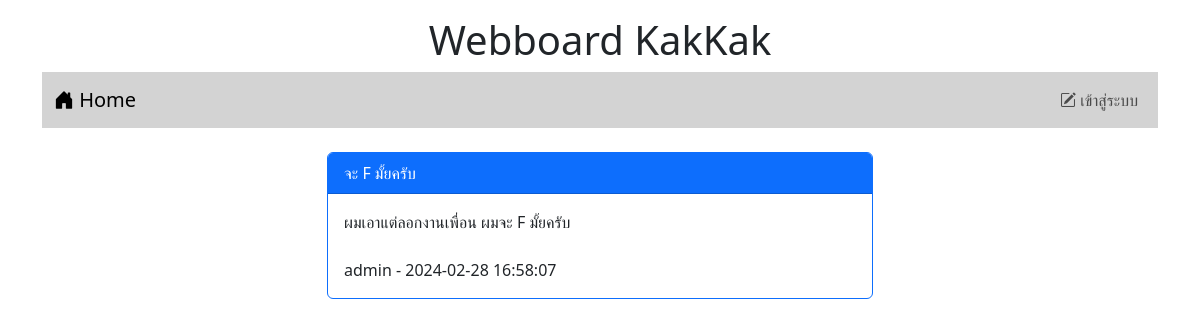
Page /post.php?id=1 on the earlier database version.
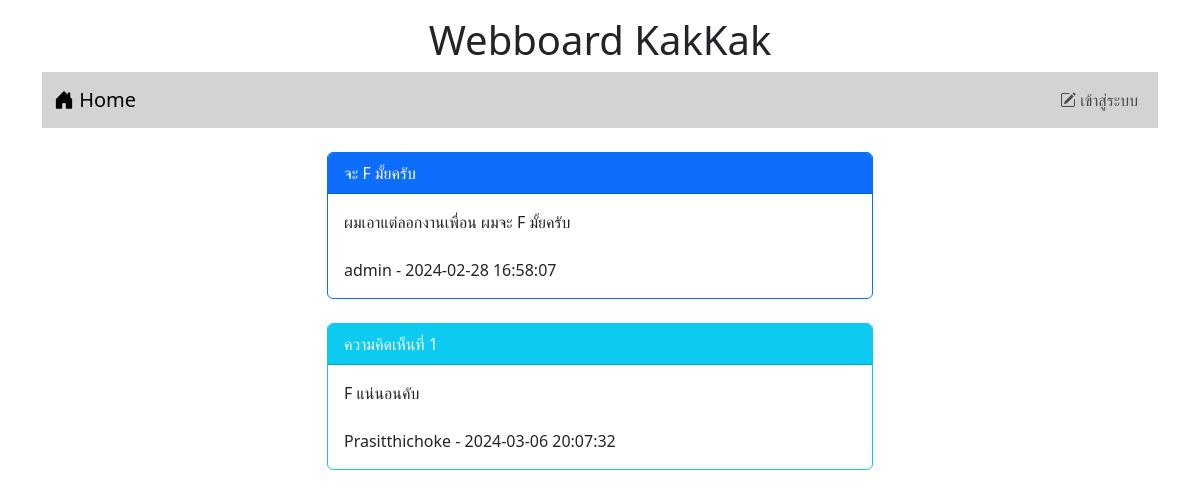
Same page on the later database version.
### tables this page shows
CREATE TABLE `post` (
  `id` int(11) NOT NULL,
  `title` varchar(128) NOT NULL,
  `content` varchar(2048) NOT NULL,
  `post_date` datetime NOT NULL,
  `cat_id` int(11) NOT NULL,
  `user_id` int(11) NOT NULL
);

CREATE TABLE `user` (
  `id` int(11) NOT NULL,
  `login` varchar(32) NOT NULL,
  `password` varchar(64) NOT NULL,
  `name` varchar(64) NOT NULL,
  `gender` char(1) NOT NULL,
  `email` varchar(32) NOT NULL,
  `role` char(1) NOT NULL
);

CREATE TABLE `comment` (
  `id` int(11) NOT NULL,
  `content` mediumtext NOT NULL,
  `post_date` datetime NOT NULL,
  `user_id` int(11) NOT NULL,
  `post_id` int(11) NOT NULL
);

### post.php (the view, shortened to what this page needs)
<!DOCTYPE html>
<html lang="en">
<head>
    <link rel="stylesheet" href="bootstrap-5.3.2-dist/css/bootstrap.min.css">
    <link rel="stylesheet" href="https://cdn.jsdelivr.net/npm/bootstrap-icons@1.11.3/font/bootstrap-icons.min.css">
</head>
<body>
    <div class="container-lg">
        <h1 style="text-align: center;" class="mt-3">Webboard KakKak</h1>
        <?php include "nav.php" ?>
        <div class="row mt-4">
            <div class="col-lg-3 col-md-2 col-sm-1"></div>
            <div class="col-lg-6 col-md-8 col-sm-10">
                <?php
                    $conn=new PDO("mysql:host=localhost;dbname=webboard;charset=utf8","root","");
                    $sql="select post.title,post.content,post.post_date,user.login
                    from post inner join user on
                    (post.user_id = user.id) where post.id = $_GET[id]";
                    $result=$conn->query($sql);
                    while($row = $result->fetch()) {
                        echo "<div class='card border-primary'>";
                        echo "<div class='card-header bg-primary text-white'>$row[0]</div>";
                        echo "<div class='card-body'>$row[1]<br><br>$row[3] - $row[2]</div>";
                        echo "</div><br>";
                    }
                ?>
                <?php
                    $conn=new PDO("mysql:host=localhost;dbname=webboard;charset=utf8","root","");
                    $sql="select comment.content,comment.post_date,user.login
                    from comment inner join user on
                    (comment.user_id = user.id) where comment.post_id = $_GET[id]";
                    $result=$conn->query($sql);
                    $i = 1;
                    while($row = $result->fetch()) {
                        echo "<div class='card border-info'>";
                        echo "<div class='card-header bg-info text-white'>ความคิดเห็นที่ $i</div>";
                        echo "<div class='card-body'>$row[0]<br><br>$row[2] - $row[1]</div>";
                        echo "</div><br>";
                        $i = $i+1;
                    }
                ?>
                <br>
            </div>
            <div class="col-lg-3 col-md-2 col-sm-1"></div>
        </div>
    </div>
</body>
</html>

### nav.php (shortened to what this page needs)
<nav class="navbar navbar-expand-lg" style="background-color:#d3d3d3;">
  <div class="container-fluid">
    <a class="navbar-brand" href="index.php"><i class="bi bi-house-door-fill"></i> Home</a>
      <ul class="navbar-nav">
        <?php if(!isset($_SESSION['id'])) { ?>
        <li class="nav-item">
          <a class="nav-link" aria-current="page" href="login.php"><i class="bi bi-pencil-square"></i> เข้าสู่ระบบ</a>
        </li>
        <?php } ?>
      </ul>
    </div>
</nav>

Differences in the rows shown:
added comment: content "F แน่นอนคับ", user.login "Prasitthichoke", post_date "2024-03-06 20:07:32"
